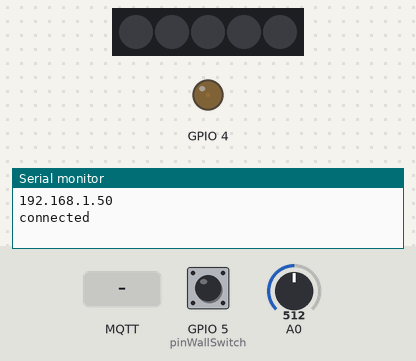
Recording of a program running on a simulated ESP8266 (NodeMCU). Parts: 5 RGB LEDs in strip order, left to right, output pins drawn as LEDs (lit = HIGH), the last lines printed to the serial monitor. The test bench sets the inputs (shaded band); at power-on: GPIO 5 (pinWallSwitch) HIGH, A0 = 512. WiFi joins after 1.5 s; servers stay silent unless stated; no MQTT or app messages arrive unless stated.

Above: at 2.7 s.
2.8 s: MQTT message "on" arrives on the second subscribed topic
At 3.67 s:
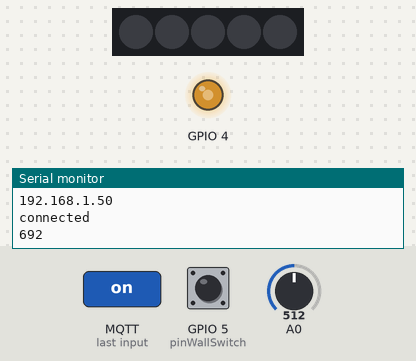
Timing chart, 0 to 11.8 s (numbered marks = the images above; inputs shaded):
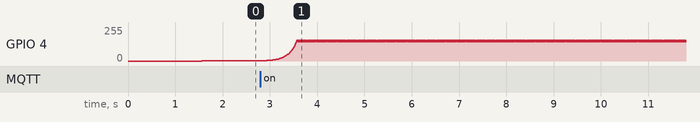

The program:

main.cpp
```cpp
#include "config.h"

#include <PubSubClient.h>
#include <ESP8266WiFi.h>
#include <ESP8266mDNS.h>
#include <WiFiUdp.h>
#include <ArduinoOTA.h>

#include <Adafruit_NeoPixel.h>

#include "setup.h"
#include "led.h"

WiFiClient espClient;
PubSubClient client(espClient);

LEDclass led(4,90,1000);

const int pinWallSwitch = 5;
bool switchState;

bool lightState;

unsigned long ledTimer = 0;
unsigned long timer200ms = 0;
unsigned long timer10s = 0;
unsigned long timer1m = 0;

#define pixelCount 5

Adafruit_NeoPixel strip = Adafruit_NeoPixel(pixelCount, 14, NEO_GRB + NEO_KHZ800);
uint8_t lastBrightness;
uint32_t lastColor[pixelCount];

uint32_t bytesToInt(unsigned char* b, unsigned length)
{
	int val = 0;
	int j = 0;
	for (int i = length-1; i >= 0; --i)
	{
		val += (b[i] - '0') * pow(10,j);
		j++;
	}
	return val;
}

void reconnect()
{
	digitalWrite(1, LOW);

	//if (client.connect(controllerName, mqttLogin, mqttPasswd))
	if (client.connect(controllerName))
	{
		Serial.println("connected");

		client.subscribe("home/myRoom/light/2/0");
		client.subscribe("home/myRoom/light/2/0/level");

		client.subscribe("home/myRoom/light/2/1");
		client.subscribe("home/myRoom/light/2/1/color");
		client.subscribe("home/myRoom/light/2/1/brightness");

		client.subscribe("home/myRoom/light/0");
		client.subscribe("home/myRoom/light/0/level");

		client.subscribe("home/myRoom/light/2/0/speed");
		client.subscribe("home/myRoom/light/0/speed");

		client.subscribe("home/controllers/2/restart");
		client.subscribe("home/controllers/2/sleep");

		digitalWrite(1, HIGH);
	}
}

void callback(char * topic, byte* payload, unsigned int length)
{
	if((strcmp(topic,"home/myRoom/light/2/0")==0) ||
		(strcmp(topic,"home/myRoom/light/0")==0))
	{
		if ((char)payload[0] == '1')
		{
			led.turnOn();
			lightState = true;
		}
		else
		{
			led.turnOff();
			lightState = false;
		}
	}

	if((strcmp(topic,"home/myRoom/light/2/0/level")==0) ||
		(strcmp(topic,"home/myRoom/light/0/level")==0))
	{
		int value = bytesToInt(payload,length);
		Serial.println(value);
		led.setValue(value);

		if(value > 0)
			lightState = true;
		else
			lightState = false;
	}

	if((strcmp(topic,"home/myRoom/light/2/speed")==0) ||
		(strcmp(topic,"home/myRoom/light/0/speed")==0))
	{
		LEDclass::speed = bytesToInt(payload,length);
	}

	if(strcmp(topic,"home/myRoom/light/2/1")==0)
	{
		if ((char)payload[0] == '1')
		{
			strip.setBrightness(lastBrightness);
			for(int i = 0; i < pixelCount; i++)
			{
				strip.setPixelColor(i, lastColor[i]);
			}
		}
		else
		{
			for(int i = 0; i < pixelCount; i++)
			{
				lastColor[i] = strip.getPixelColor(i);
			}
			lastBrightness = strip.getBrightness();
			strip.setBrightness(0);
		}

		strip.show();
	}

	if(strcmp(topic,"home/myRoom/light/2/1/color")==0)
	{
		uint32_t color = bytesToInt(payload,length);

		for(int i = 0; i < pixelCount; i++)
		{
			strip.setPixelColor(i, color);
		}

		strip.show();
	}

	if(strcmp(topic,"home/myRoom/light/2/1/brightness")==0)
	{
		uint8_t brightness = bytesToInt(payload,length);

		strip.setBrightness(brightness);

		strip.show();
	}

	if(strcmp(topic,"home/controllers/2/restart")==0)
	{
		if((char)payload[0] == 'r')
		{
			client.publish("home/controllers/2/condition", "reset");
			delay(500);

			digitalWrite(1, LOW);
			digitalWrite(3, LOW);
			ESP.restart();
		}
	}

	if(strcmp(topic,"home/controllers/2/sleep")==0)
	{
		if((char)payload[0] == 's')
		{
			client.publish("home/controllers/2/condition", "sleep");
			delay(500);

			//ESP.deepSleep(30e6, RF_DEFAULT);
		}
	}
}

void setup()
{
	WIFIsetup();

	Serial.println(WiFi.localIP());

	OTAsetup();

	client.setServer(mqttIP, mqttPort);
	client.setCallback(callback);
	reconnect();

	pinMode(5, INPUT_PULLUP);
	switchState = (digitalRead(5));
	lightState = false;

	strip.begin();
        strip.show();

	//LEDclass::speed = 1;
}

void loop()
{
	if (!client.connected())
	{
		reconnect();

		if(digitalRead(5) != switchState)
		{
			switchState = digitalRead(5);


			if(lightState == false)
			{
				led.turnOn();

				lightState = true;
			}
			else
			{
				led.turnOff();

				lightState = false;
			}

			led.setNow();
		}
	}
	else
	{
		client.loop();
	}

	ArduinoOTA.handle();

	if((millis() - ledTimer) > 10)
	{
		ledTimer = millis();

		led.set();
	}

	if((millis() - timer200ms) > 200)
	{
		timer200ms = millis();
		client.publish("home/sensors/light/0", String(analogRead(A0)).c_str());
	}

	if((millis() - timer10s) > 10000)
	{
		timer10s = millis();
		client.publish("home/controllers/2/condition", "ok");
	}

	if(digitalRead(5) != switchState)
	{
		delay(1);

		if(digitalRead(5) != switchState)
		{

			switchState = digitalRead(5);


			if(lightState == false)
			{
				client.publish("home/sensors/switch/1", "1");
			}
			else
			{
				client.publish("home/sensors/switch/1", "0");
			}
		}
	}
}
```

led.h
```cpp
class LEDclass
{
public:
	LEDclass(int Pin, int minValue, int maxValue);

	void turnOn();
	void turnOff();
	bool isOn(){return onOff;}
	void setValue(int Value);
	void set();
	void setNow();

	static int speed;

private:
	int pin;
	int number;

	int value;
	int targetValue;
	int lastTargetValue;

	bool onOff;

	int minimumValue;
	int maximumValue;
};
```

setup.h
```cpp
#include "config.h"

#include <PubSubClient.h>
#include <ESP8266WiFi.h>
#include <ESP8266mDNS.h>
#include <WiFiUdp.h>
#include <ArduinoOTA.h>

void WIFIsetup()
{
	WiFi.mode(WIFI_STA);
	WiFi.begin(wifiSSID, wifiPasswd);
	while (WiFi.waitForConnectResult() != WL_CONNECTED)
	{
		Serial.println("Connection Failed! Rebooting...");
		delay(5000);
		ESP.restart();
	}
}

void OTAsetup()
{
	ArduinoOTA.setHostname(controllerName);
	ArduinoOTA.setPassword(otaPasswd);

	ArduinoOTA.onStart([]()
	{
		String type;
		if(ArduinoOTA.getCommand() == U_FLASH)
		{
			type = "sketch";
		}
		else
		{
			type = "filesystem";
		}
		Serial.println("Start updating " + type);
	});

	ArduinoOTA.onEnd([]()
	{
		Serial.println("\nEnd");
	});

	ArduinoOTA.onProgress([](unsigned int progress, unsigned int total)
	{
		Serial.printf("Progress: %u%%\r", (progress / (total / 100)));
	});

	ArduinoOTA.onError([](ota_error_t error)
	{
		Serial.printf("Error[%u]: ", error);
		if(error == OTA_AUTH_ERROR)
		{
			Serial.println("Auth Failed");
		}
		else if(error == OTA_BEGIN_ERROR)
		{
			Serial.println("Begin Failed");
		}
		else if(error == OTA_CONNECT_ERROR)
		{
			Serial.println("Connect Failed");
		}
		else if(error == OTA_RECEIVE_ERROR)
		{
			Serial.println("Receive Failed");
		}
		else if(error == OTA_END_ERROR)
		{
			Serial.println("End Failed");
		}
	});

	ArduinoOTA.begin();
}
```

led.cpp
```cpp
#if ARDUINO >= 100
  #include "Arduino.h"
#else
  #include "WProgram.h"
  #include "pins_arduino.h"
  #include "WConstants.h"
#endif

#include "led.h"

int LEDclass::speed;

LEDclass::LEDclass(int Pin, int minValue, int maxValue)
{
	pin = Pin;

	pinMode(pin, OUTPUT);

	onOff = false;
	value = 0;
	targetValue = 0;
	lastTargetValue = 700;

	speed = 10;

	minimumValue = minValue;
	maximumValue = maxValue;
}

void LEDclass::turnOn()
{
	setValue(lastTargetValue);
}

void LEDclass::turnOff()
{
	setValue(0);
}

void LEDclass::setValue(int Value)
{
	targetValue = Value;

	if(targetValue >= 1)
	{
		onOff = true;
		lastTargetValue = targetValue;
	}
	else
	{
		onOff = false;
	}
}

void LEDclass::set()
{
	if((targetValue > value) && (value < 1000) && onOff)
		value = value + speed;
	else if((targetValue < value) && (value > 0))
		value = value - speed;

	int v = map(value, 0, 1000, minimumValue, maximumValue);
	analogWrite(pin, pow(2.0,v/100.0));
}

void LEDclass::setNow()
{
	value = targetValue;

	analogWrite(pin, pow(2.0,value/100.0));
}
```

config.h
```cpp
#define controllerName "WiFi-controller-2"

#define wifiSSID "SSID"
#define wifiPasswd "PASSWORD"

#define otaPasswd "OTA_PASSWORD"

#define mqttIP "192.168.1.100"
#define mqttPort 1883
```
